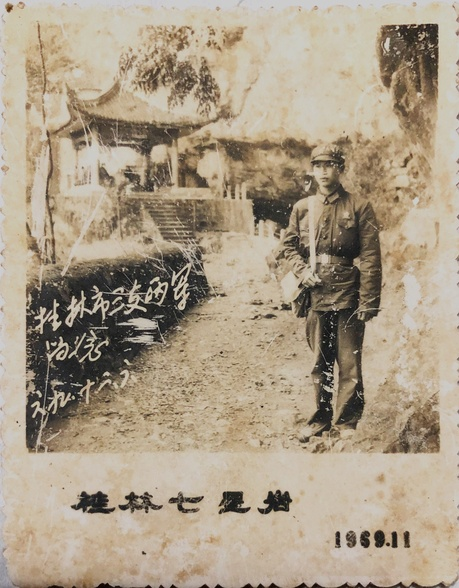
#> input picture 107a10ee34dfcd943f0c8d1ed954c5cd.jpeg, 459 x 588 px, shrunk from 2176 x 2784 before the run
$ python restore_photos.py
#> lines starting #> are read from the running program, lines starting #| are printed output that depends on the picture; after the words box and inside, x2 and y2 are one past the last pixel; in counts of white or black regions, pixels touching at a corner belong together
#!/usr/bin/env python3
"""Restore old photos with gentler processing to avoid artifacts."""

from __future__ import annotations

import sys
from pathlib import Path

import cv2
import numpy as np


def load_image(path: Path) -> np.ndarray:
    data = np.fromfile(str(path), dtype=np.uint8)
    image = cv2.imdecode(data, cv2.IMREAD_COLOR)
#> image is the input picture: shape (588, 459, 3); mean B, G, R 135.5, 156.4, 170.5
#|   原始: 459x588
    if image is None:
        raise ValueError(f"无法读取图片: {path}")
    return image


def save_jpeg(path: Path, image: np.ndarray, quality: int = 95) -> None:
    ok, encoded = cv2.imencode(".jpg", image, [cv2.IMWRITE_JPEG_QUALITY, quality])
    if not ok:
        raise ValueError(f"无法保存图片: {path}")
    encoded.tofile(str(path))


def mild_halftone_suppress(gray: np.ndarray) -> np.ndarray:
    """Light frequency suppression for printed dot patterns."""
    f = np.fft.fft2(gray.astype(np.float32))
    fshift = np.fft.fftshift(f)
    rows, cols = gray.shape
    crow, ccol = rows // 2, cols // 2
    y, x = np.ogrid[:rows, :cols]
    radius = max(6, min(rows, cols) // 120)
    mask = np.ones((rows, cols), np.float32)

    for dy, dx in ((-1, -1), (-1, 1), (1, -1), (1, 1)):
        cy = int(crow + dy * rows * 0.09)
        cx = int(ccol + dx * cols * 0.09)
        dist = np.sqrt((y - cy) ** 2 + (x - cx) ** 2)
        mask[dist <= radius] = 0.55

    restored = np.fft.ifft2(np.fft.ifftshift(fshift * mask))
    out = np.real(restored)
    out = cv2.normalize(out, None, 0, 255, cv2.NORM_MINMAX)
    return out.astype(np.uint8)


def remove_spots_and_scratches(
    gray: np.ndarray, scratch_threshold: int = 215, spot_threshold: int = 22
) -> np.ndarray:
#> called with scratch_threshold = 212, spot_threshold = 22
    blur = cv2.GaussianBlur(gray, (0, 0), 1.2)
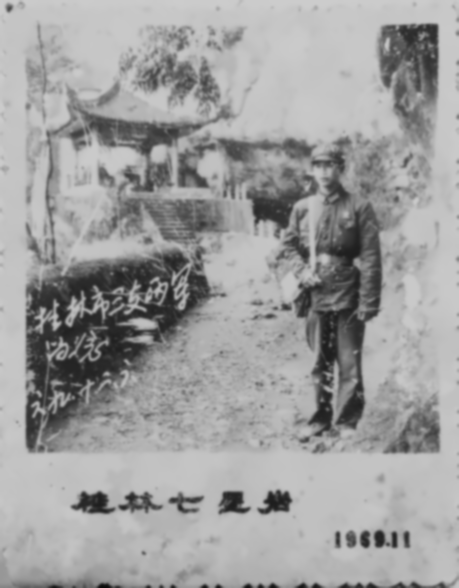
#> blur: shape (588, 459); min 10, max 204, mean 158.4
    diff = cv2.absdiff(gray, blur)
    _, spot_mask = cv2.threshold(diff, spot_threshold, 255, cv2.THRESH_BINARY)
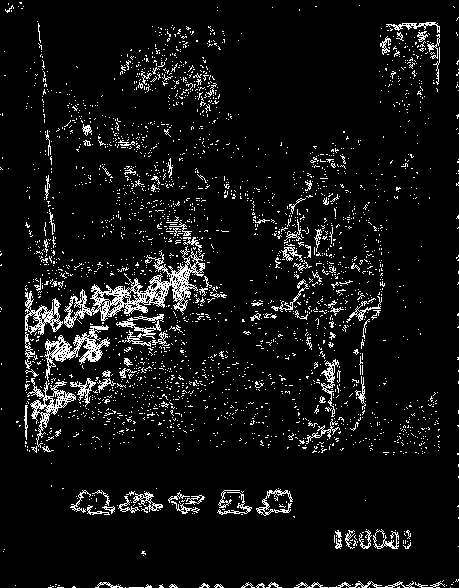
#> spot_mask: shape (588, 459); 6.9% white in thin lines or dots
    spot_mask = cv2.morphologyEx(spot_mask, cv2.MORPH_OPEN, np.ones((2, 2), np.uint8))
#> spot_mask: shape (588, 459); 2.2% white in thin lines or dots

    bright = cv2.threshold(gray, scratch_threshold, 255, cv2.THRESH_BINARY)[1]
#> bright: shape (588, 459); 0% white in thin lines or dots, all inside (x1, y1, x2, y2) = (0, 27, 399, 401)
    vert = cv2.morphologyEx(bright, cv2.MORPH_OPEN, cv2.getStructuringElement(cv2.MORPH_RECT, (1, 7)))
#> vert: shape (588, 459); every value is 0
    horiz = cv2.morphologyEx(bright, cv2.MORPH_OPEN, cv2.getStructuringElement(cv2.MORPH_RECT, (7, 1)))
    scratch_mask = cv2.bitwise_or(vert, horiz)
    scratch_mask = cv2.dilate(scratch_mask, np.ones((2, 2), np.uint8), iterations=1)

    mask = cv2.bitwise_or(spot_mask, scratch_mask)
    mask = cv2.morphologyEx(mask, cv2.MORPH_OPEN, np.ones((2, 2), np.uint8))
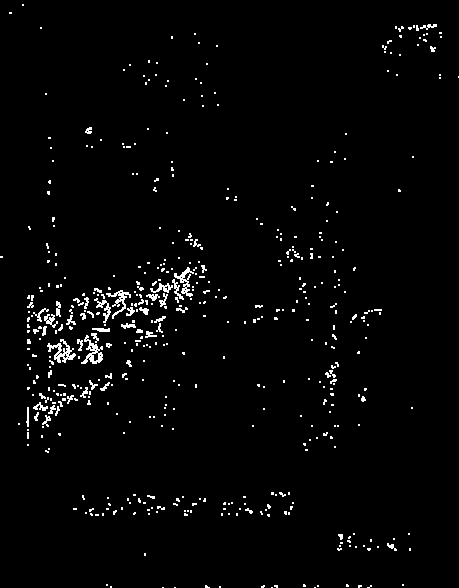
#> mask: shape (588, 459); 2.2% white in thin lines or dots
    if np.count_nonzero(mask) == 0:
        return gray
    return cv2.inpaint(gray, mask, 2, cv2.INPAINT_TELEA)


def unsharp_mask(image: np.ndarray, amount: float = 0.5, sigma: float = 1.0) -> np.ndarray:
#> called with amount = 0.45, sigma = 1
    blurred = cv2.GaussianBlur(image, (0, 0), sigma)
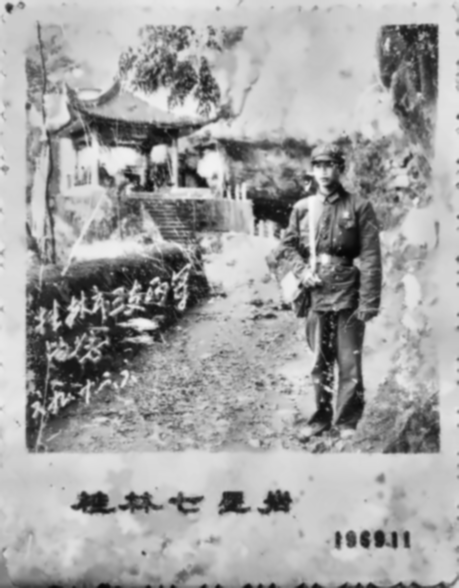
#> blurred: shape (588, 459); min 6, max 247, mean 163.9
    sharpened = cv2.addWeighted(image, 1.0 + amount, blurred, -amount, 0)
    return np.clip(sharpened, 0, 255).astype(np.uint8)


def apply_sepia(gray: np.ndarray) -> np.ndarray:
    color = np.zeros((gray.shape[0], gray.shape[1], 3), dtype=np.uint8)
    color[:, :, 2] = np.clip(gray.astype(np.int16) * 1.01 + 4, 0, 255).astype(np.uint8)
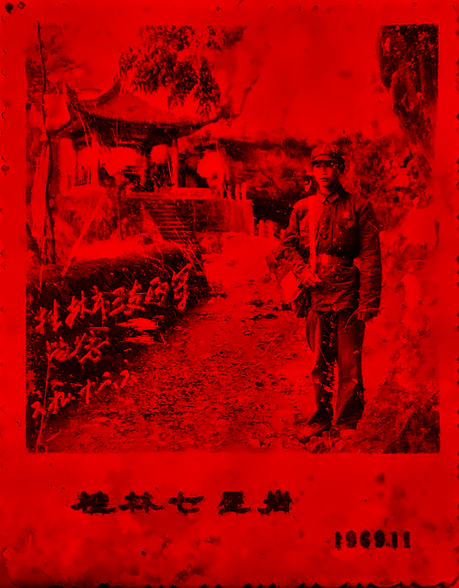
#> color: shape (1176, 918, 3) (shown at 1/2 size); mean of channels 0, 1, 2 0, 0, 169.1; drawn as B, G, R
    color[:, :, 1] = np.clip(gray.astype(np.int16) * 0.97 + 2, 0, 255).astype(np.uint8)
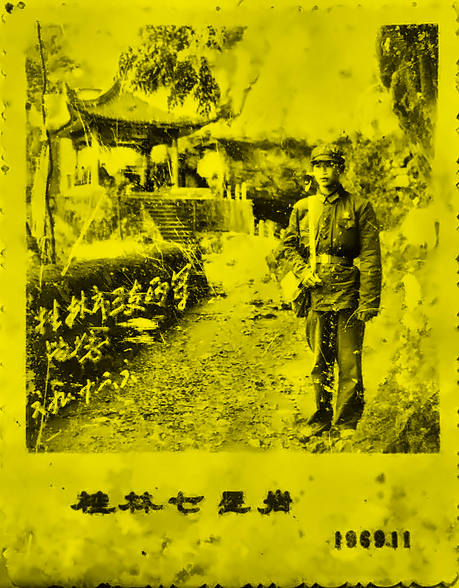
#> color: shape (1176, 918, 3) (shown at 1/2 size); mean of channels 0, 1, 2 0, 160.5, 169.1; drawn as B, G, R
    color[:, :, 0] = np.clip(gray.astype(np.int16) * 0.86, 0, 255).astype(np.uint8)
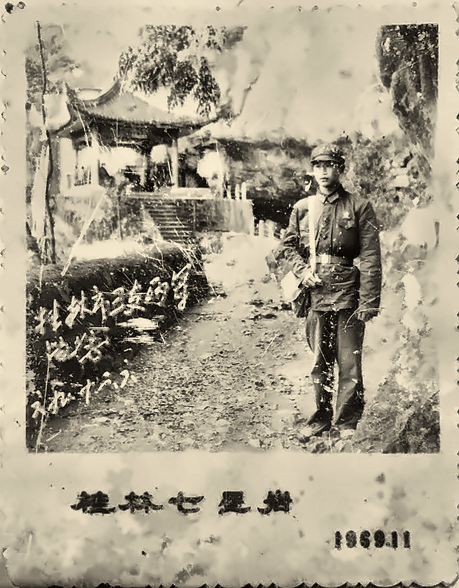
#> color: shape (1176, 918, 3) (shown at 1/2 size); mean of channels 0, 1, 2 140.5, 160.5, 169.1; drawn as B, G, R
    return color


def restore_landscape(image: np.ndarray, scale: int = 2) -> np.ndarray:
    gray = cv2.cvtColor(image, cv2.COLOR_BGR2GRAY)
    gray = cv2.fastNlMeansDenoising(gray, None, h=4, templateWindowSize=7, searchWindowSize=21)
    gray = remove_spots_and_scratches(gray, scratch_threshold=212)
    gray = cv2.createCLAHE(clipLimit=1.8, tileGridSize=(8, 8)).apply(gray)
    gray = unsharp_mask(gray, amount=0.45, sigma=1.0)
    if scale > 1:
        gray = cv2.resize(gray, (gray.shape[1] * scale, gray.shape[0] * scale), interpolation=cv2.INTER_LANCZOS4)
        gray = unsharp_mask(gray, amount=0.25, sigma=0.8)
    return apply_sepia(gray)


def restore_portrait(image: np.ndarray, scale: int = 2) -> np.ndarray:
    gray = cv2.cvtColor(image, cv2.COLOR_BGR2GRAY)
    gray = cv2.fastNlMeansDenoising(gray, None, h=6, templateWindowSize=7, searchWindowSize=21)
    gray = mild_halftone_suppress(gray)
    gray = cv2.bilateralFilter(gray, d=5, sigmaColor=28, sigmaSpace=28)
    gray = remove_spots_and_scratches(gray, scratch_threshold=228, spot_threshold=32)
    gray = cv2.createCLAHE(clipLimit=2.0, tileGridSize=(8, 8)).apply(gray)
    gray = unsharp_mask(gray, amount=0.55, sigma=1.0)
    if scale > 1:
        gray = cv2.resize(gray, (gray.shape[1] * scale, gray.shape[0] * scale), interpolation=cv2.INTER_LANCZOS4)
        gray = unsharp_mask(gray, amount=0.3, sigma=0.8)
    return apply_sepia(gray)


def main() -> int:
    repo = Path(__file__).resolve().parent
    originals = repo / "originals"
    jobs = [
        ("107a10ee34dfcd943f0c8d1ed954c5cd.jpeg", restore_landscape),
        ("9a60b669b52725aaa1fca70ea928ad65.jpeg", restore_portrait),
    ]

    for name, fn in jobs:
        src = originals / name if (originals / name).exists() else repo / name
        dst = repo / name
        if not src.exists():
            print(f"跳过: {src}", file=sys.stderr)
            continue
        print(f"处理: {name}")
        image = load_image(src)
        print(f"  原始: {image.shape[1]}x{image.shape[0]}")
        restored = fn(image, scale=2)
        print(f"  输出: {restored.shape[1]}x{restored.shape[0]}")
#|   输出: 918x1176
        save_jpeg(dst, restored, quality=95)
        print(f"  已保存: {dst}")
#> pass 2 of the loop in main, `for name, fn in jobs:`:
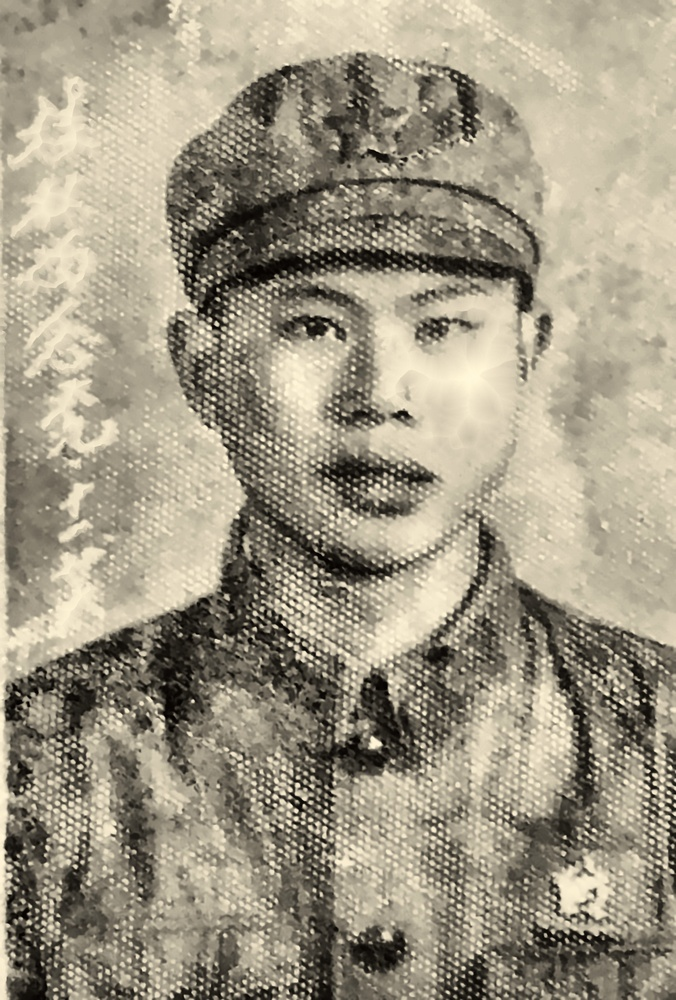
#> input picture 9a60b669b52725aaa1fca70ea928ad65.jpeg, 676 x 1000 px, shrunk from 3200 x 4736 before the run
#> in load_image, image is the input picture: shape (1000, 676, 3); mean B, G, R 131.7, 150.9, 158.9
#|   原始: 676x1000
#> after the loop in mild_halftone_suppress, `for dy, dx in ((-1, -1), (-1, 1), (1, -1), (1, 1)):`:
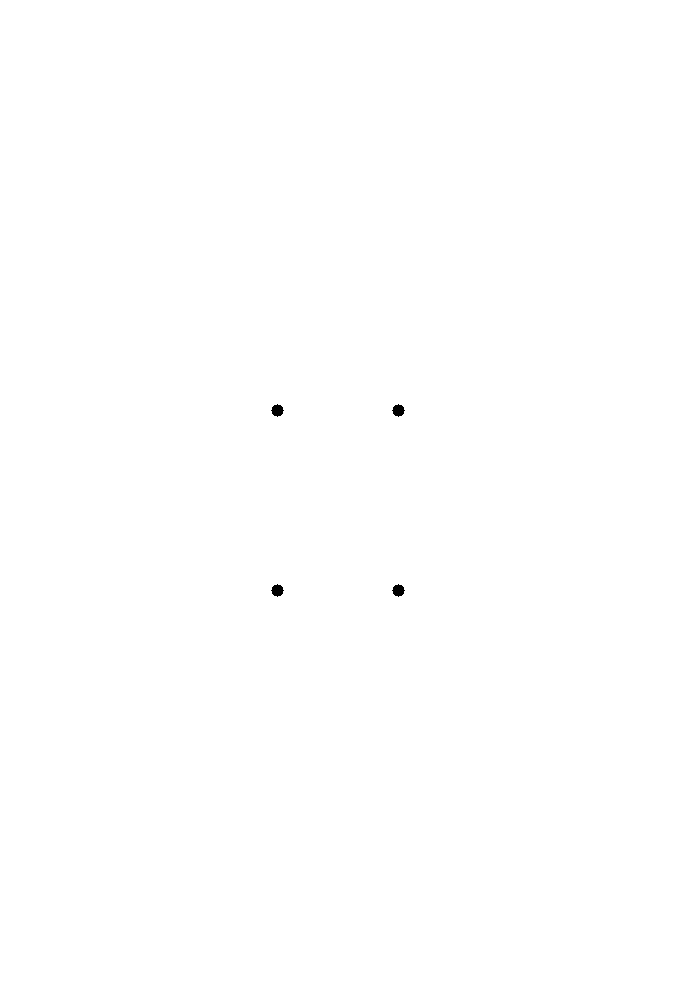
#> mask: shape (1000, 676) float32; values 0.55 (black) and 1 (white), 99.9% white; 4 black regions, box (x1, y1, x2, y2) and area: (271, 404, 284, 417) 113, (392, 404, 405, 417) 113, (271, 584, 284, 597) 113, (392, 584, 405, 597) 113
#> blur: shape (1000, 676)
#> diff: shape (1000, 676)
#> bright: shape (1000, 676); 2.9% white; 453 white regions (405 under 20 px), largest, box (x1, y1, x2, y2) and area: (376, 326, 500, 418) 4145, (47, 549, 104, 638) 1696, (280, 352, 319, 413) 1416
#> vert: shape (1000, 676); 2.2% white; 49 white regions (4 under 20 px), largest, box (x1, y1, x2, y2) and area: (381, 326, 499, 418) 4114, (50, 554, 103, 638) 1435, (283, 354, 318, 412) 1313
#> horiz: shape (1000, 676); 2.1% white; 51 white regions (8 under 20 px), largest, box (x1, y1, x2, y2) and area: (384, 345, 500, 417) 3800, (47, 550, 104, 636) 1633, (280, 354, 319, 410) 1393
#> blurred: shape (1000, 676)
#> sharpened: shape (1000, 676)
#> blurred: shape (2000, 1352)
#> sharpened: shape (2000, 1352)
#> in apply_sepia (call 2), `color[:, :, 1] = np.clip(gray.astype(np.int16) * 0.97 + 2, 0, 255).ast..`:
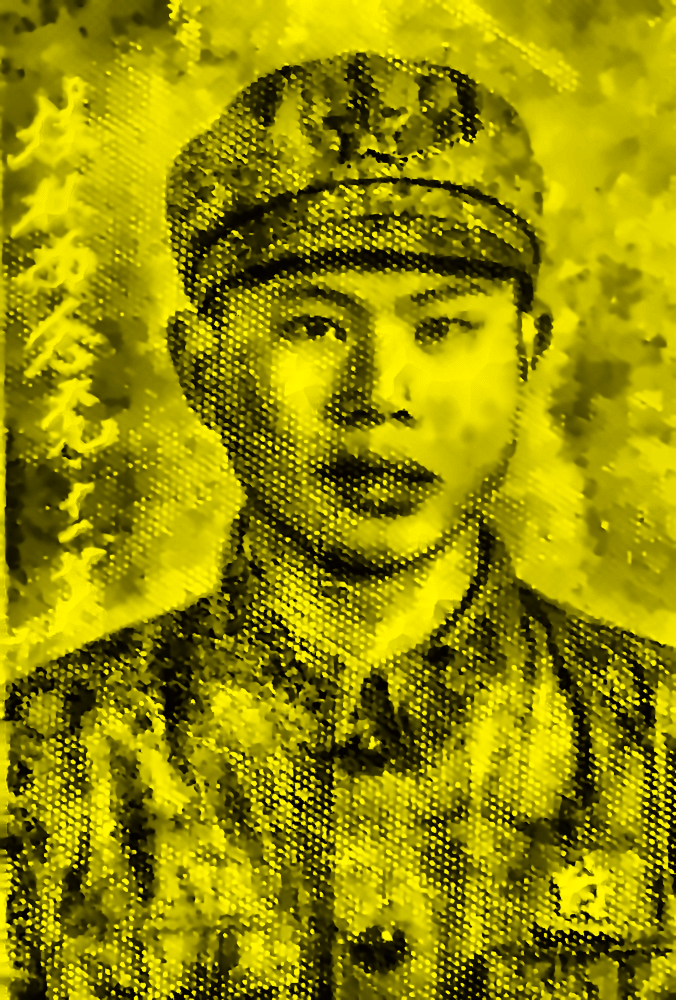
#> color: shape (2000, 1352, 3) (shown at 1/2 size); mean of channels 0, 1, 2 0, 141.5, 149.2; drawn as B, G, R
#|   输出: 1352x2000

    return 0


if __name__ == "__main__":
    raise SystemExit(main())
#> (the program exits here)
